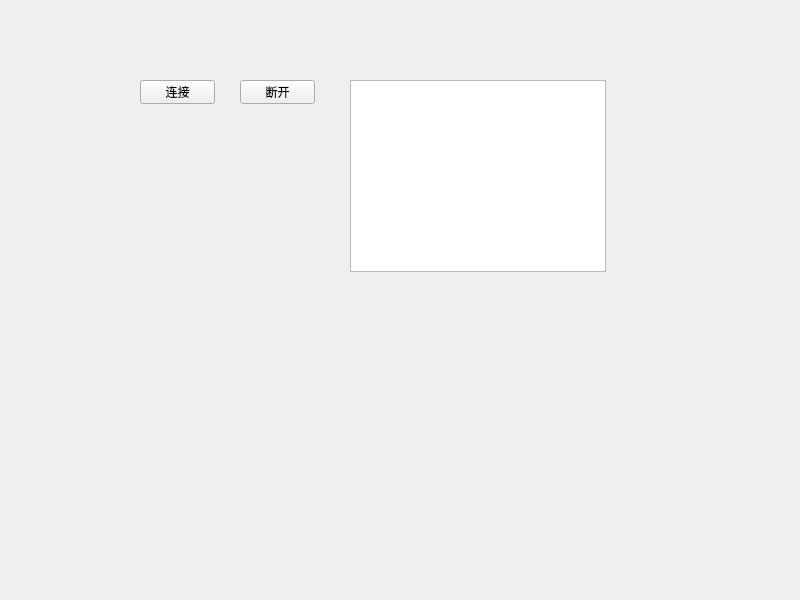
<?xml version="1.0" encoding="UTF-8"?>
<ui version="4.0">
 <class>ccb</class>
 <widget class="QWidget" name="ccb">
  <property name="geometry">
   <rect>
    <x>0</x>
    <y>0</y>
    <width>800</width>
    <height>600</height>
   </rect>
  </property>
  <property name="windowTitle">
   <string>ccb</string>
  </property>
  <widget class="QPushButton" name="pushButton">
   <property name="geometry">
    <rect>
     <x>140</x>
     <y>80</y>
     <width>75</width>
     <height>24</height>
    </rect>
   </property>
   <property name="text">
    <string>连接</string>
   </property>
  </widget>
  <widget class="QPushButton" name="pushButton_2">
   <property name="geometry">
    <rect>
     <x>240</x>
     <y>80</y>
     <width>75</width>
     <height>24</height>
    </rect>
   </property>
   <property name="text">
    <string>断开</string>
   </property>
  </widget>
  <widget class="QTextBrowser" name="textBrowser">
   <property name="geometry">
    <rect>
     <x>350</x>
     <y>80</y>
     <width>256</width>
     <height>192</height>
    </rect>
   </property>
  </widget>
 </widget>
 <resources/>
 <connections/>
</ui>
